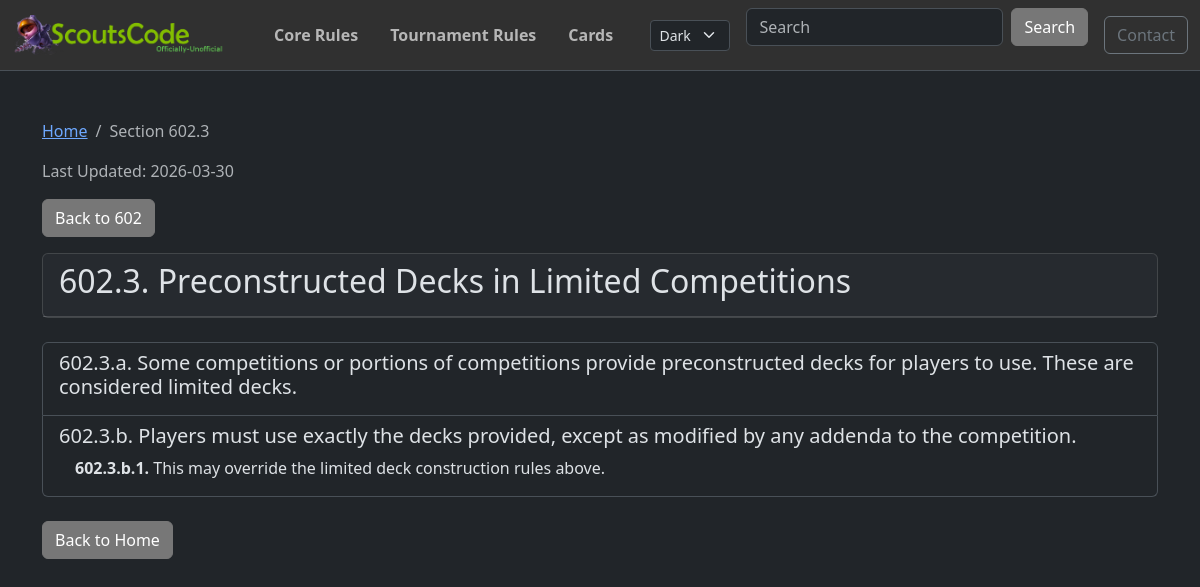
/trsections/602.3/, run on an earlier commit of the app's database.
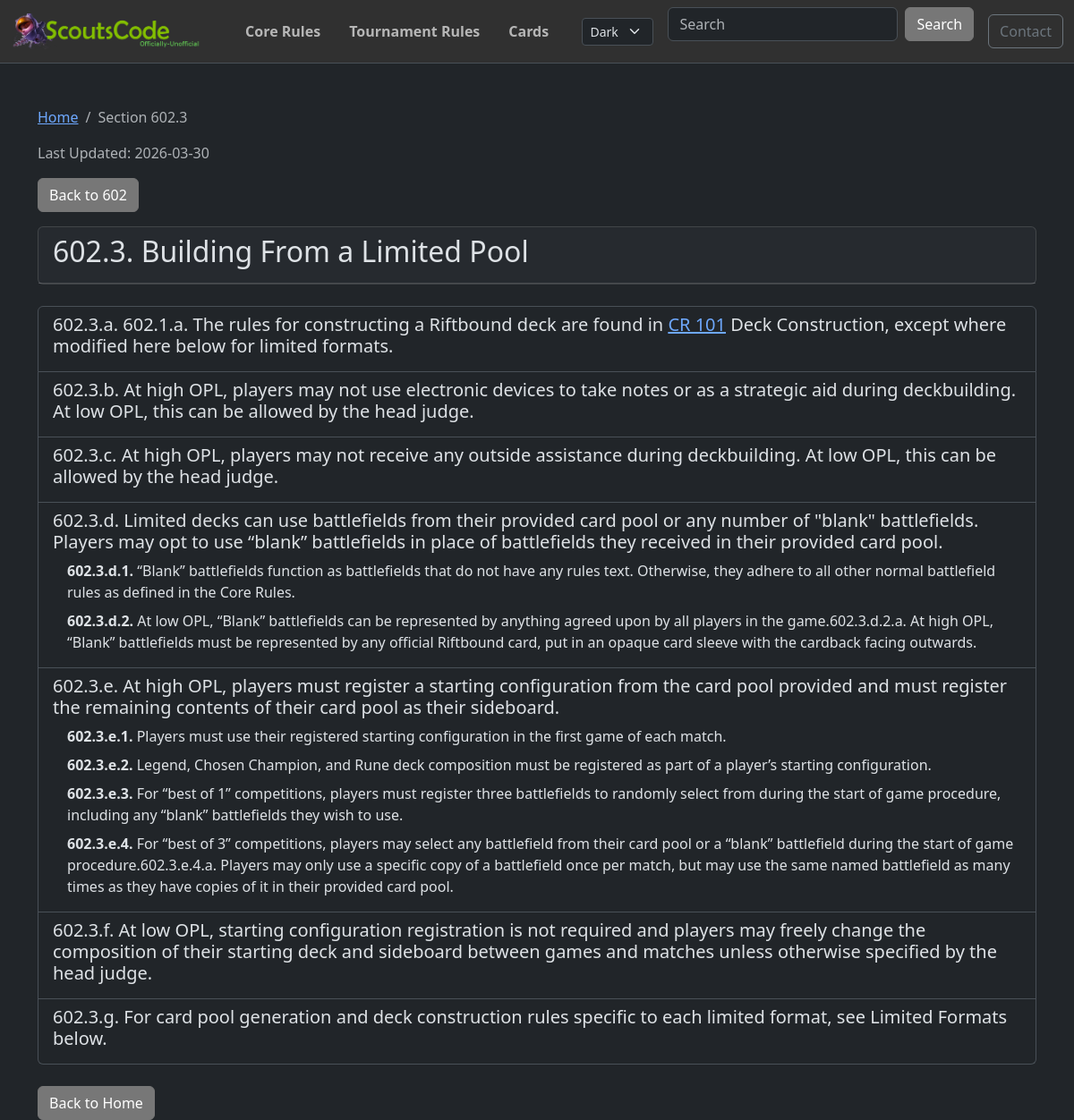
And on a later commit of the database.
### post/models.py (models this page shows, shortened)
class RuleSection(models.Model):
    RULE_TYPE_CHOICES = [
        ("TR", "Tournament Rules"),
        ("CR", "Comprehensive Rules"),
    ]
    rule_type = models.CharField(max_length=2, choices=RULE_TYPE_CHOICES)
    section = models.CharField(max_length=50, db_index=True)  # e.g., "703.4.a.5"
    text = models.TextField()
    annotations = models.TextField(blank=True, default="")
    parent = models.ForeignKey(
        "self", on_delete=models.CASCADE, null=True, blank=True, related_name="children"
    )
    order = models.IntegerField(default=0)
    class Meta:
        ordering = ["rule_type", "order", "section"]
        unique_together = ["rule_type", "section"]
        indexes = [
            models.Index(fields=["rule_type", "section"]),
            models.Index(fields=["parent", "order"]),
        ]
    def get_top_level_section(self):
        parts = self.section.split(".")
        first_part = parts[0]
        if len(first_part) >= 3:
            return first_part[0] + "00"
        return first_part
    def to_dict(self, include_children=True):
        data = {
            "section": self.section,
            "text": self.text,
            "annotations": self.annotations,
            "children": [],
        }
        if include_children:
            for child in self.children.all():
                data["children"].append(child.to_dict(include_children=True))
        return data

### post/views.py (the view)
# urls.py: path("trsections/<str:section>/", trsection_detail, name="trsection_detail"),
def trsection_detail(request, section):
    try:
        section_obj = RuleSection.objects.prefetch_related(
            "children__children__children__children"
        ).get(rule_type="TR", section=section)
    except RuleSection.DoesNotExist:
        raise Http404(f"Section {section} not found")
    data = section_obj.to_dict()
    top_level = section_obj.get_top_level_section()
    is_top_level = section == top_level
    data = format_section_text(data, section_type="tr")
    parent_section = None
    if section_obj.parent:
        parent_section = section_obj.parent.section
    context = {
        "section": data,
        "json_url": f"/trsections/{top_level}/",
        "is_top_level": is_top_level,
        "parent_section": parent_section,
        "last_updated": get_rules_last_updated("TR"),
    }
    return render(request, "trsection_detail.html", context)

### post/context_processors.py (called while the page is built)
def global_site_data(request):
    data = cache.get("global_site_data")
    if data is not None:
        return data
    copyright_asset = TextAsset.objects.filter(asset_type="copyright").first()
    logo_asset = TextAsset.objects.filter(asset_type="logo").first()
    default_copyright = "© 2025 Copyright "
    data = {
        "copyright_text": copyright_asset.content
        if copyright_asset
        else default_copyright,
        "logo_asset": logo_asset,
        "copyright_asset": copyright_asset,
    }
    cache.set("global_site_data", data, CACHE_TTL)
    return data

### post/views.py (called while the page is built, shortened)
def bold_before_colon(text):
    if ":" in text:
        parts = text.split(":", 1)
        return f"<strong>{parts[0]}:</strong>{parts[1]}"
    return text

def get_rules_last_updated(rule_type):
    if rule_type in _rules_last_updated_cache:
        return _rules_last_updated_cache[rule_type]

### post/templates/trsection_detail.html (shortened to what this page needs)
{% extends 'base.html' %}
{% load static %}
{% block content %}
    <div class="trsection-detail">
        <nav aria-label="breadcrumb">
            <ol class="breadcrumb">
                <li class="breadcrumb-item"><a href="/">Home</a></li>
                <li class="breadcrumb-item active" aria-current="page">Section {{ section.section }}</li>
            </ol>
        </nav>
        <p class="text-muted">Last Updated: {{ last_updated }}</p>
        {% if parent_section %}
        <div class="mb-3">
            <a href="/trsections/{{ parent_section }}/" class="btn btn-secondary">
                 Back to {{ parent_section }}
            </a>
        </div>
        {% endif %}
        <div class="card mb-4">
            <div class="card-header">
                <div class="d-flex justify-content-between align-items-start">
                    <h2>{{ section.section }}. {{ section.text|safe }}</h2>
                </div>
            </div>
        </div>
        {% if is_top_level %}
            {% if section.children %}
                <div class="list-group mb-4">
                    {% for child in section.children %}
                        <a href="/trsections/{{ child.section }}/" class="list-group-item list-group-item-action">
                            <h5 class="mb-1"><span class="rule-number">{{ child.section }}.</span> {{ child.text|safe }}</h5>
                        </a>
                    {% endfor %}
                </div>
            {% else %}
                <div class="alert alert-info">This section has no subsections.</div>
            {% endif %}
        {% else %}
            {% if section.children %}
                <div class="list-group mb-4">
                    {% for child in section.children %}
                        {% if 'a' in child.section or 'b' in child.section or 'c' in child.section or 'd' in child.section or 'e' in child.section %}
                            <div class="list-group-item">
                                <div class="d-flex justify-content-between align-items-start">
                                    <h5 class="mb-2">{{ child.section }}. {{ child.text|safe }}</h5>
                                </div>
                                {% if child.children %}
                                    {% for subchild in child.children %}
                                        <div class="ps-3 mb-2">
                                            <div class="d-flex justify-content-between align-items-start">
                                                <div><strong>{{ subchild.section }}.</strong> {{ subchild.text|safe }}</div>
                                            </div>
                                        </div>
                                    {% endfor %}
                                {% endif %}
                            </div>
                        {% else %}
                            {% if child.children %}
                            <a href="/trsections/{{ child.section }}/" class="list-group-item list-group-item-action">
                                <h5 class="mb-1"><span class="rule-number">{{ child.section }}.</span> {{ child.text|safe }}</h5>
                            </a>
                            {% else %}
                                <div class="list-group-item">
                                    <div class="d-flex justify-content-between align-items-start">
                                        <h5 class="mb-2">{{ child.section }}. {{ child.text|safe }}</h5>
                                    </div>
                                </div>
                            {% endif %}
                        {% endif %}
                    {% endfor %}
                </div>
            {% endif %}
        {% endif %}
        <div class="mt-4">
            <a href="/" class="btn btn-secondary">Back to Home</a>
        </div>
    </div>
{% endblock %}

What changed in the data, as far as the page shows it:
removed RuleSection: section "602.3.b.1", text "This may override the limited deck construction rules above."
changed RuleSection: text "Preconstructed Decks in Limited Competitions" → "Building From a Limited Pool"
added RuleSection: section "602.3.c", text "At high OPL, players may not receive any outside assistance during deckbuilding. At low OPL, this can be allowed by the head judge."
added RuleSection: section "602.3.d", text "Limited decks can use battlefields from their provided card pool or any number of \"blank\" battlefields. Players may opt to use “blank” battlefields in place of battlefields they received in their provided card pool."
added RuleSection: section "602.3.d.1", text "“Blank” battlefields function as battlefields that do not have any rules text. Otherwise, they adhere to all other normal battlefield rules as defined in the Core Rules."
added RuleSection: section "602.3.d.2", text "At low OPL, “Blank” battlefields can be represented by anything agreed upon by all players in the game.602.3.d.2.a. At high OPL, “Blank” battlefields must be represented by any official Riftbound card, put in an opaque card sleeve with the cardback facing outwards."
added RuleSection: section "602.3.e", text "At high OPL, players must register a starting configuration from the card pool provided and must register the remaining contents of their card pool as their sideboard."
added RuleSection: section "602.3.e.1", text "Players must use their registered starting configuration in the first game of each match."
added RuleSection: section "602.3.e.2", text "Legend, Chosen Champion, and Rune deck composition must be registered as part of a player’s starting configuration."
added RuleSection: section "602.3.e.3", text "For “best of 1” competitions, players must register three battlefields to randomly select from during the start of game procedure, including any “blank” battlefields they wish to use."
added RuleSection: section "602.3.e.4", text "For “best of 3” competitions, players may select any battlefield from their card pool or a “blank” battlefield during the start of game procedure.602.3.e.4.a. Players may only use a specific copy of a battlefield once per match, but may use the same named battlefield as many times as they have copies of it in their provided card pool."
added RuleSection: section "602.3.f", text "At low OPL, starting configuration registration is not required and players may freely change the composition of their starting deck and sideboard between games and matches unless otherwise specified by the head judge."
added RuleSection: section "602.3.g", text "For card pool generation and deck construction rules specific to each limited format, see Limited Formats below."
Also different on the page:
new list line: "602.3.a"
new list line: ". 602.1.a. The rules for constructing a Riftbound deck are found in CR 101 Deck Construction, except where modified here below for limited formats."
new list line: "602.3.b At high OPL, players may not use electronic devices to take notes or as a strategic aid during deckbuilding. At low OPL, this can be allowed by the head judge."
list line gone: "602.3.a Some competitions or portions of competitions provide preconstructed decks for players to use. These are considered limited decks."
list line gone: "602.3.b Players must use exactly the decks provided, except as modified by any addenda to the competition."
